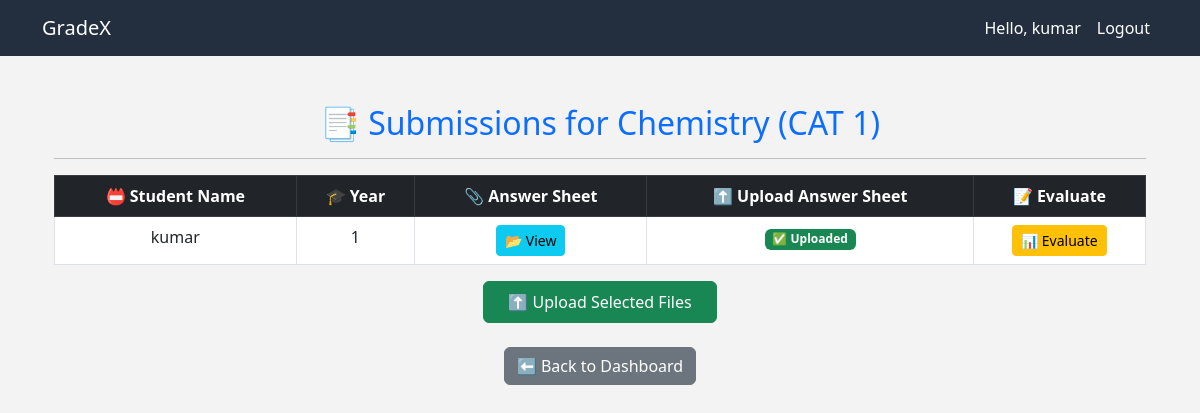
The page /view-submissions/4/ (signed in) on the database its author committed.
### app/models.py (models this page shows, shortened)
class Exam(models.Model):
    YEAR_CHOICES = [
        (1, "First Year"),
        (2, "Second Year"),
        (3, "Third Year"),
        (4, "Fourth Year"),
    ]
    EXAM_TYPE_CHOICES = [
        ("CAT1", "CAT 1"),
        ("CAT2", "CAT 2"),
    ]
    subject = models.CharField(max_length=255)
    exam_type = models.CharField(max_length=4, choices=EXAM_TYPE_CHOICES, default="CAT1")
    year = models.IntegerField(choices=YEAR_CHOICES)
    staff_name = models.CharField(max_length=255)
    question_paper = models.FileField(upload_to='question_papers/')
    answer_key = models.FileField(upload_to='answer_keys/')
    created_at = models.DateTimeField(auto_now_add=True)

class ExamSubmission(models.Model):
    EXAM_TYPES = [
        ('CAT1', 'CAT 1'),
        ('CAT2', 'CAT 2'),
    ]
    YEARS = [
        (1, "First Year"),
        (2, "Second Year"),
        (3, "Third Year"),
        (4, "Fourth Year"),
    ]
    exam = models.ForeignKey(Exam, on_delete=models.CASCADE)  # Remove null=True, blank=True
    student = models.ForeignKey(User, on_delete=models.CASCADE)
    subject = models.CharField(max_length=100)
    exam_type = models.CharField(max_length=10, choices=EXAM_TYPES)
    year = models.CharField(max_length=1, choices=YEARS)
    staff_name = models.CharField(max_length=100)
    answer_sheet = models.FileField(upload_to='answer_sheets/', null=True, blank=True)
    is_graded = models.BooleanField(default=False)

### app/views.py (the view, shortened to what this page needs)
# urls.py: path('view-submissions/<int:exam_id>/', views.view_submissions, name='view_submissions'),
@login_required
def view_submissions(request, exam_id):
    exam = get_object_or_404(Exam, id=exam_id)
    submissions = ExamSubmission.objects.filter(year=exam.year)
    return render(request, "dashboard/teacher/view_submissions.html", {"exam": exam, "submissions": submissions})

### templates/dashboard/teacher/view_submissions.html (shortened to what this page needs)
{% extends 'base.html' %}
{% block content %}
<div class="container mt-5">
    <h2 class="text-center text-primary">📑 Submissions for {{ exam.subject }} ({{ exam.get_exam_type_display }})</h2>
    <hr>
    {% if submissions %}
        <form method="POST" enctype="multipart/form-data">
            <table class="table table-bordered text-center">
                <thead class="table-dark">
                    <tr>
                        <th>📛 Student Name</th>
                        <th>🎓 Year</th>
                        <th>📎 Answer Sheet</th>
                        <th>⬆️ Upload Answer Sheet</th>
                        <th>📝 Evaluate</th>
                    </tr>
                </thead>
                <tbody>
                    {% for submission in submissions %}
                        <tr>
                            <td>{{ submission.student.username }}</td>
                            <td>{{ submission.get_year_display }}</td>
                            <td>
                                {% if submission.answer_sheet %}
                                    <a href="{{ submission.answer_sheet.url }}" class="btn btn-info btn-sm" target="_blank">📂 View</a>
                                {% else %}
                                    <span class="badge bg-danger">Not Uploaded</span>
                                {% endif %}
                            </td>
                            <td>
                                {% if submission.answer_sheet %}
                                    <span class="badge bg-success">✅ Uploaded</span>
                                {% else %}
                                    <input type="file" name="answer_sheet_{{ submission.id }}" class="form-control form-control-sm">
                                {% endif %}
                            </td>
                            <td>
                                {% if submission.answer_sheet %}
                                    <a href="{% url 'evaluate_submission' submission.id %}" id="evaluate-btn-{{ submission.id }}"
                                       class="btn btn-warning btn-sm evaluate-btn">
                                        📊 Evaluate
                                    </a>
                                {% else %}
                                    <button class="btn btn-secondary btn-sm" disabled>⚠️ No Answer Sheet</button>
                                {% endif %}
                            </td>
                        </tr>
                    {% endfor %}
                </tbody>
            </table>
            <div class="text-center">
                <button type="submit" class="btn btn-success px-4 py-2">⬆️ Upload Selected Files</button>
            </div>
        </form>
    {% else %}
        <div class="alert alert-info text-center">
            No submissions yet.
        </div>
    {% endif %}
    <div class="text-center mt-4">
        <a href="{% url 'teacher_dashboard' %}" class="btn btn-secondary">⬅️ Back to Dashboard</a>
    </div>
</div>
{% endblock %}

### templates/base.html (shortened to what this page needs)
<!DOCTYPE html>
<html lang="en">
<head>
    <link href="https://cdn.jsdelivr.net/npm/bootstrap@5.3.0/dist/css/bootstrap.min.css" rel="stylesheet">
</head>
<body>
    <nav class="navbar navbar-expand-lg">
        <div class="container">
            <a class="navbar-brand" href="{% url 'home' %}">GradeX</a>
            <div class="collapse navbar-collapse">
                <ul class="navbar-nav ms-auto">
                    {% if user.is_authenticated %}
                        <li class="nav-item">
                            <a class="nav-link" href="#">Hello, {{ user.username }}</a>
                        </li>
                        <li class="nav-item">
                            <a class="nav-link btn btn-warning text-dark" href="{% url 'logout' %}">Logout</a>
                        </li>
                    {% endif %}
                </ul>
            </div>
        </div>
    </nav>
    <div class="container content">
        {% block content %}
        {% endblock %}
    </div>
</body>
</html>

### templates/base.html (style rules this page uses)
body { background-color: #f3f3f3; }
.navbar { background-color: #232f3e; }
.navbar-brand, .nav-link { color: white !important; }
.content { margin-top: 20px; }

### rows shown on the page
Exam: subject "Chemistry", exam_type "CAT 1"
ExamSubmission: student.username "kumar", year "1", shows "✅ Uploaded"

### other values the page prints
{{ user.username }} "kumar"
